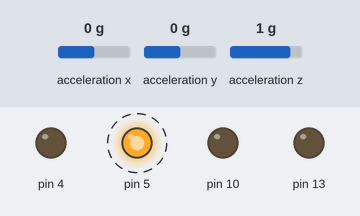
The sketch below on a simulated Arduino Uno, built with avr-gcc and run on an emulated ATmega328P. Shown: output pins drawn as LEDs (lit = HIGH). Dashed ring = blinking. The inputs (shaded band) are chosen by the test bench; at power-on: acceleration x 0 g, acceleration y 0 g, acceleration z 1 g. Storage starts empty.

Above: at 0.2 s.
Timing chart, 0 to 3.0 s (numbered marks = the images above):
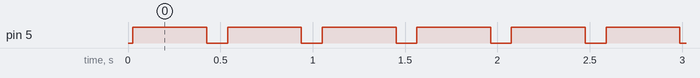

Measured:
- by itself, pin 5: alternates HIGH for 0.40 s and LOW for 0.11 s

The sketch:

octo-shake.ino
```cpp
#include <SD.h>
#include <Wire.h>
#include "MMA7660.h"
#include <SoftwareSerial.h>
#define COUNT_OF_LATITUDE 3
#define COUNT_OF_LONGITUDE 5
#define COUNT_OF_TIME  1
MMA7660 acc;  //Объявление объектов и массива строк
const int chipSelect = 10;
SoftwareSerial ss(3,2);
String StringMass[12];

void setup()
{
    acc.init();  //инициализируем акселерометр
    pinMode(13, OUTPUT);
    Serial.begin(38400); //инициализируем сериал
    ss.begin(38400);
    pinMode(10, OUTPUT);
    pinMode(4, OUTPUT);
    pinMode(5, OUTPUT);
    if (!SD.begin(chipSelect)) {
      return;
  }
}

void loop()
{

    float ax,ay,az;
    char index = 0;
    char temp = 0;
    String dataString = "";
    int count=0;


    acc.getAcceleration(&ax,&ay,&az); //получаем данные с акселерометра
    File dataFile = SD.open("data.csv", FILE_WRITE); //открываем файл с данными
    if(dataFile)
    {
        while(ss.available()) //в этой части кода мы читаем то, что отправляет нам GPS модуль
        {
            temp = ss.read();
            if(temp==','){                          //разделяем данные на отдельные элементы
                StringMass[count]=dataString;
                temp=0;
                dataString="";
                count++;
            }
            if(StringMass[2]=="V"){         //Проверяем приходят ли координаты
                digitalWrite(4, HIGH);
                delay(400);
                digitalWrite(4,LOW);
                break;
            }
            if(count==1&&StringMass[0]!="$GPRMC"){  //проверяем та ли строка нам приходит
                for(int i=0; i<2;i++){
                    StringMass[i]="";
                }
                while(dataString!="$GPRMC"){ //ждем нужной строки
                    temp = ss.read();
                    if(temp==','){
                        StringMass[count]=dataString;
                        temp=0;
                        dataString="";
                        count++;
                    }
                    dataString += String(temp);
                }
            }
            dataString += String(temp); // заполняем часть строки
            index++;
            if(index>600){
                break;
            }
        }
        if(StringMass[COUNT_OF_TIME]&&StringMass[COUNT_OF_LONGITUDE]&&StringMass[COUNT_OF_LATITUDE]){ //индикатор получения данных
                digitalWrite(5, HIGH);
                delay(400);
                digitalWrite(5,LOW);
        }

        dataFile.print(StringMass[COUNT_OF_TIME]); //вывод данных в файл на SD карте
        dataFile.print(",");
        dataFile.print(StringMass[COUNT_OF_LONGITUDE]);
        dataFile.print(",");
        dataFile.print(StringMass[COUNT_OF_LATITUDE]);
        dataFile.print(",");
        dataFile.print(ax);
        dataFile.print(",");
        dataFile.print(ay);
        dataFile.print(",");
        dataFile.println(az);
        dataFile.close();
        delay(100);
    }

}
```
